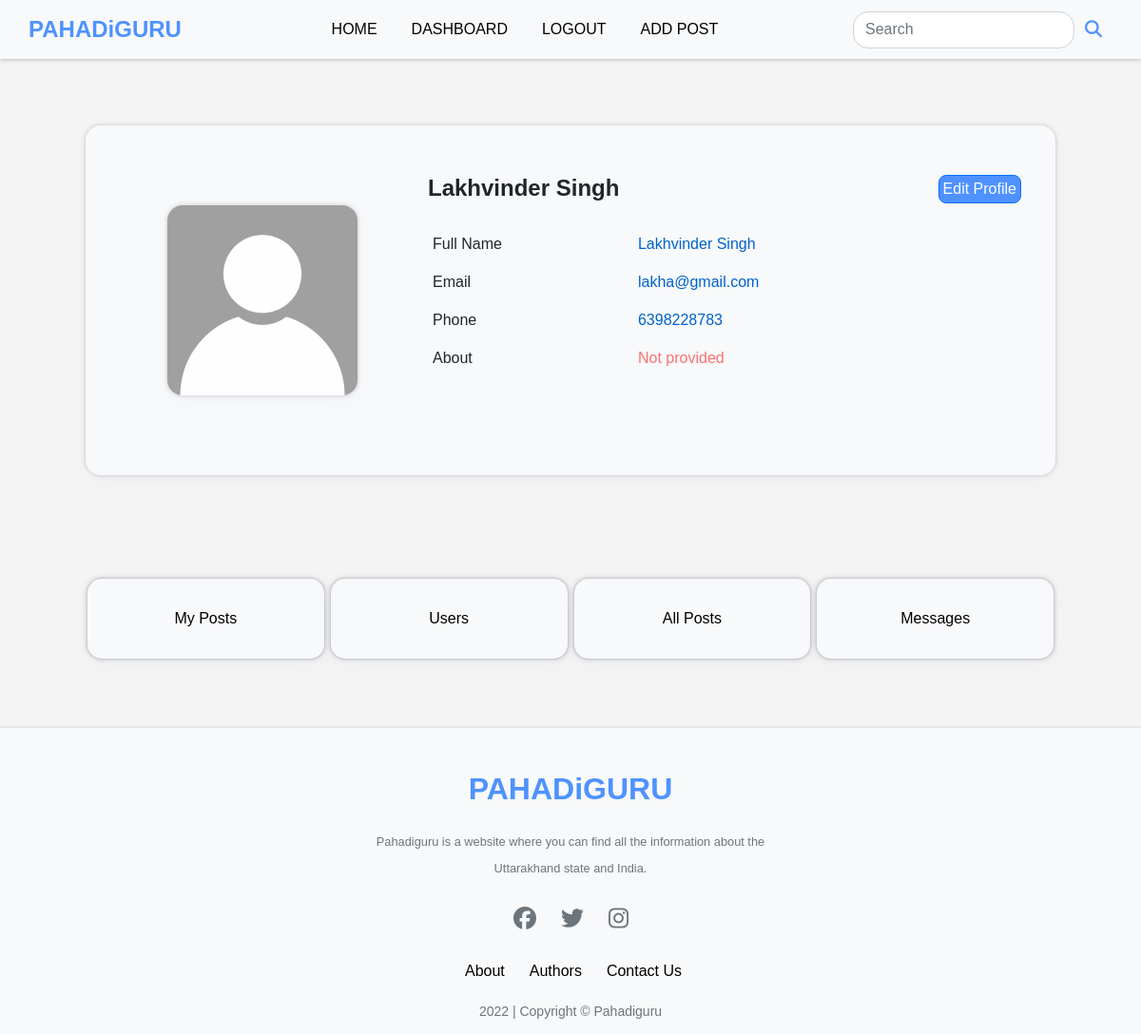
Before: /dashboard (signed in) with the older database file.
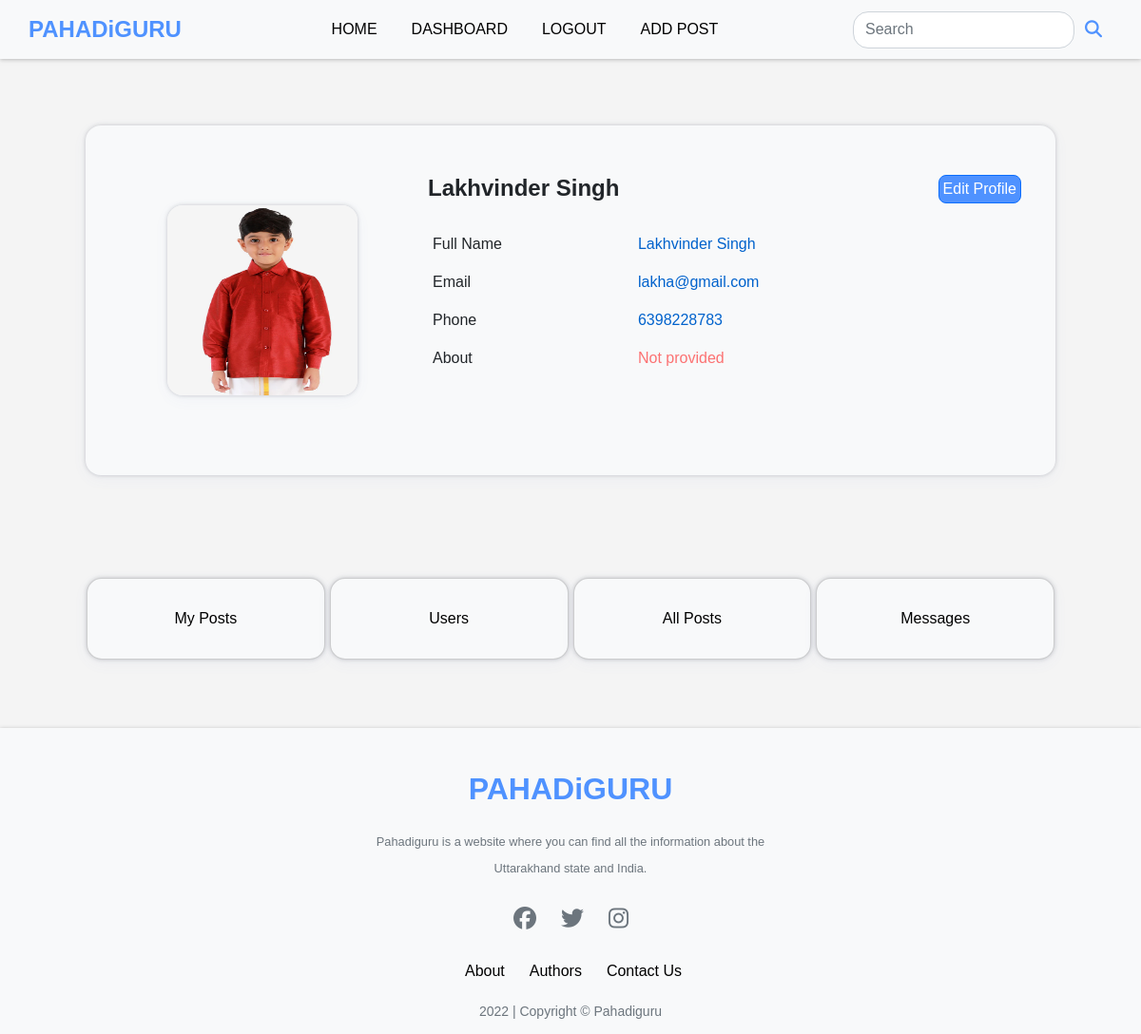
After: the same page with the newer database file.
### app.py (models this page shows)
class Users(db.Model, UserMixin):
    id = db.Column(db.Integer, primary_key=True)
    first_name = db.Column(db.String(50), nullable=False)
    last_name = db.Column(db.String(50), nullable=False)
    email = db.Column(db.String(150), nullable=False,unique=True)
    phone = db.Column(db.String(50), nullable=True,default="None")
    date_added = db.Column(db.Date, default=date.today)
    about_author = db.Column(db.String(500), nullable=True,default="None")
    security_question = db.Column(db.String(50), nullable=True)
    security_answer = db.Column(db.String(50), nullable=True)
    password_hash = db.Column(db.String(128))
    role = db.Column(db.String(10), default='User')
    posts = db.relationship('Posts', backref='poster')
    likes=db.relationship('Likes',backref='user',passive_deletes=True)
    profile_pic=db.Column(db.String(), nullable=True , default="default.jpg")

### app.py (the view)
@app.route('/dashboard', methods=['GET', 'POST'])
@login_required
def dashboard():
    post = Posts.query.filter_by(poster_id=current_user.id).all()
    total_posts=Posts.query.filter_by(poster_id=current_user.id).count()
    total_views = 0
    for p in post:
        for v in p.views:
            total_views += v.view_count
    total_likes = 0
    for p in post:
        for l in p.likes:
            total_likes += 1
    return render_template('dashboard.html',post=post,total_posts=total_posts,total_views=total_views,total_likes=total_likes)

### app.py (called while the page is built)
@login_manager.user_loader
def load_user(user_id):
    return Users.query.get(int(user_id))

### templates/dashboard.html (shortened to what the changed rows need)
{% extends 'base.html' %} {% block head %}
<link
  rel="stylesheet"
  href="{{url_for('static',filename='css/dashboard.css')}}"
/>
{% endblock %} {% block content %}
<br />
<br />
<br />
<br />
<div
  class="container emp-profile rounded-4"
  style="
    background-color: #f8f9fa;
    box-shadow: rgba(67, 71, 85, 0.27) 0px 0px 0.25em,
      rgba(90, 125, 188, 0.05) 0px 0.25em 1em;
      width: 85vw;
  "
>
  <div class="row">
    <div class="col-md-4">
      <div class="profile-img mb-5 ">
        {% if current_user.profile_pic %}
        <img
          class="mt-5 rounded-4 card_img"
          style="
            box-shadow: rgba(67, 71, 85, 0.27) 0px 0px 0.25em,
              rgba(90, 125, 188, 0.05) 0px 0.25em 1em;
          "
          width="200!important"
          height="200!important"
          src="{{url_for('static', filename='images/profile_pic/'+ current_user.profile_pic)}}"
          alt="None"
        />
        {% endif %}
      </div>
    </div>
    <div class="col-md-8">
      <div class="profile-head mt-3">
        <h4 style="font-weight: bold">
          {{current_user.first_name}} {{current_user.last_name}}
          <a
            style="float: right; padding: 2px 4px; font-size: 1rem"
            href="{{url_for('edit_profile',id=current_user.id)}}"
            class="btn btn-primary thebtn"
            >Edit Profile</a
          >
        </h4>
        <br />
        <div class="row">
          <div class="col-md-4">
          </div>
          <div class="col-md-8">
            <p style="padding-left: 5px">
              {{current_user.first_name}} {{current_user.last_name}}
            </p>
          </div>
        </div>
        <div class="row">
          <div class="col-md-4">
          </div>
          <div class="col-md-8">
            <p style="padding-left: 5px">{{current_user.email}}</p>
          </div>
        </div>
        <div class="row">
          <div class="col-md-4">
          </div>
          {% if not current_user.phone or current_user.phone == "None"  %}
          <div class="col-md-8">
            <p style="padding-left: 5px ; color:rgba(255, 0, 0, 0.546);">Not provided</p>
          </div>
          {% else %}
          <div class="col-md-8">
            <p style="padding-left: 5px;">{{current_user.phone}}</p>
          </div>
          {% endif %}
        </div>
        <div class="row">
          <div class="col-md-4">
          </div>
          {% if not current_user.about_author or current_user.about_author == "None"  %}
          <div class="col-md-8">
          </div>
          {% else %}
          <div class="col-md-8">
            <p style="padding-left: 5px;">{{current_user.about_author}}</p>
          </div>
          {% endif %}
        </div>
      </div>
    </div>
  </div>
</div>
<br /><br /><br />
<br /><br /><br />
{% endblock %}

Changed rows visible on the page:
changed Users "Lakhvinder": profile_pic: picture added in place of a placeholder
